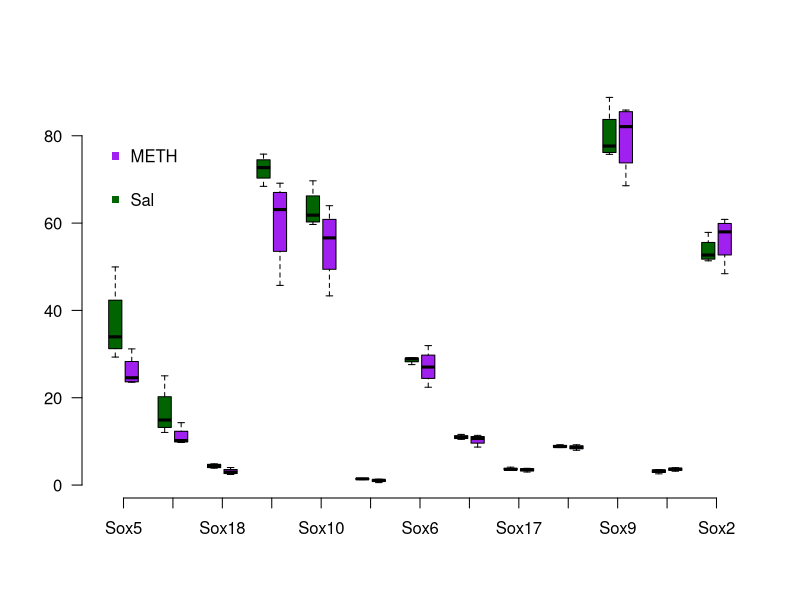

Reproduce this figure in R.
d<-read.table("S-Fig5f_DG_Gene_expression.txt")
par(las=1)
boxplot(as.numeric(d["Sox5",5:8]),as.numeric(d["Sox5",9:12]),
        as.numeric(d["Sox11",5:8]),as.numeric(d["Sox11",9:12]),
        as.numeric(d["Sox18",5:8]),as.numeric(d["Sox18",9:12]),
        as.numeric(d["Sox8",5:8]),as.numeric(d["Sox8",9:12]),
        as.numeric(d["Sox10",5:8]),as.numeric(d["Sox10",9:12]),
        as.numeric(d["Sox7",5:8]),as.numeric(d["Sox7",9:12]),
        
        as.numeric(d["Sox6",5:8]),as.numeric(d["Sox6",9:12]),
        as.numeric(d["Sox13",5:8]),as.numeric(d["Sox13",9:12]),
        as.numeric(d["Sox17",5:8]),as.numeric(d["Sox17",9:12]),
        as.numeric(d["Sox12",5:8]),as.numeric(d["Sox12",9:12]),
        as.numeric(d["Sox9",5:8]),as.numeric(d["Sox9",9:12]),
        
        as.numeric(d["Sox21",5:8]),as.numeric(d["Sox21",9:12]),
        as.numeric(d["Sox2",5:8]),as.numeric(d["Sox2",9:12]),
        at=c(1,2,4,5,7,8,10,11,13,14,16,17,19,20,22,23,25,26,28,29,31,32,34,35,37,38),
        axes=F,col=c("darkgreen","purple")
)
axis(2)
axis(1,at=c(1.5,4.5,7.5,10.5,13.5,16.5,19.5,22.5,25.5,28.5,31.5,34.5,37.5),
     labels = c("Sox5","Sox11","Sox18","Sox8","Sox10","Sox7","Sox6",
                "Sox13","Sox17","Sox12","Sox9","Sox21","Sox2"))
legend(0.1,80,"METH",bty="n",pch=15,col="purple",xjust=0,cex=1)
legend(0.1,70,"Sal",bty="n",pch=15,col="darkgreen",xjust=0,cex=1)



